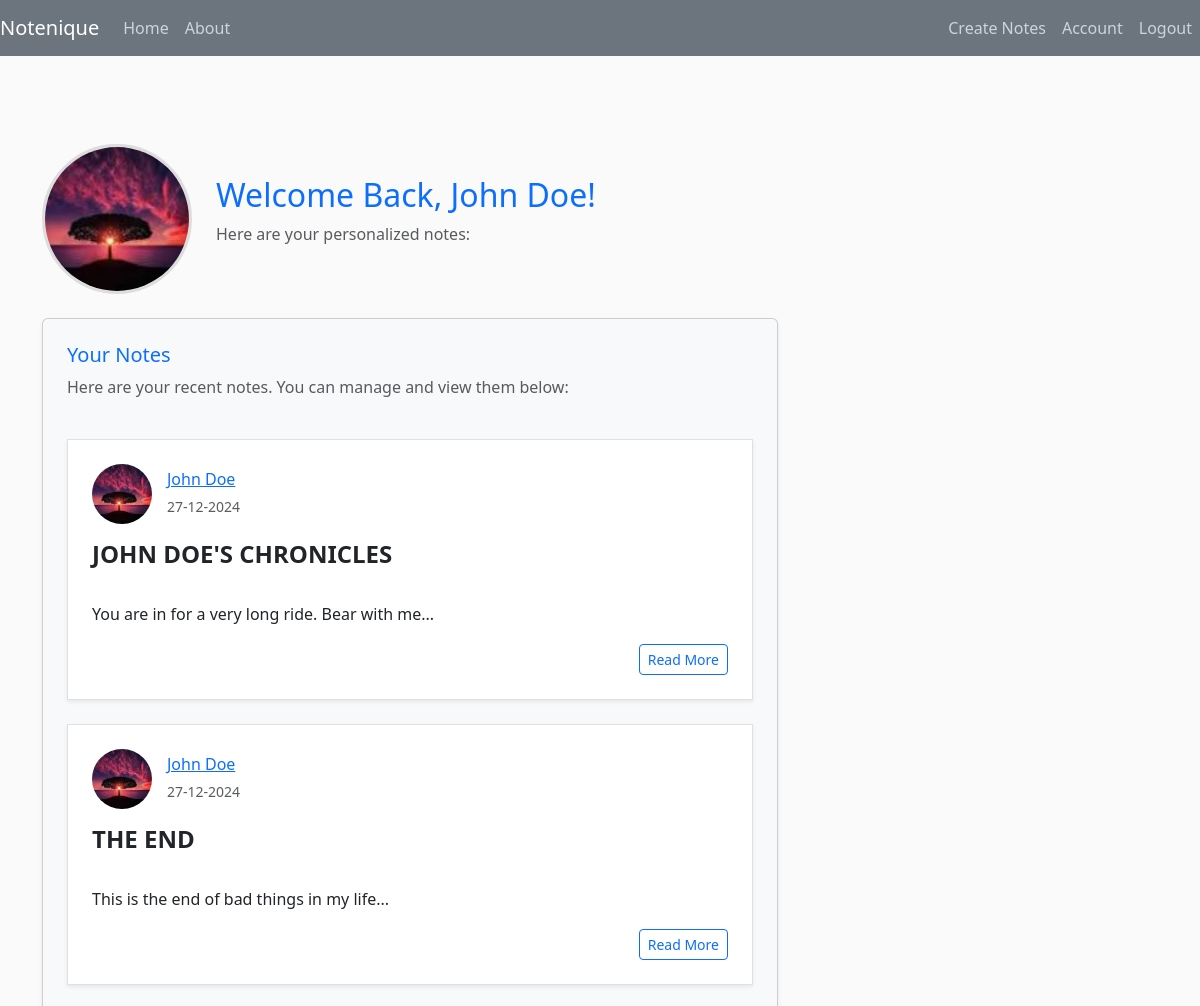
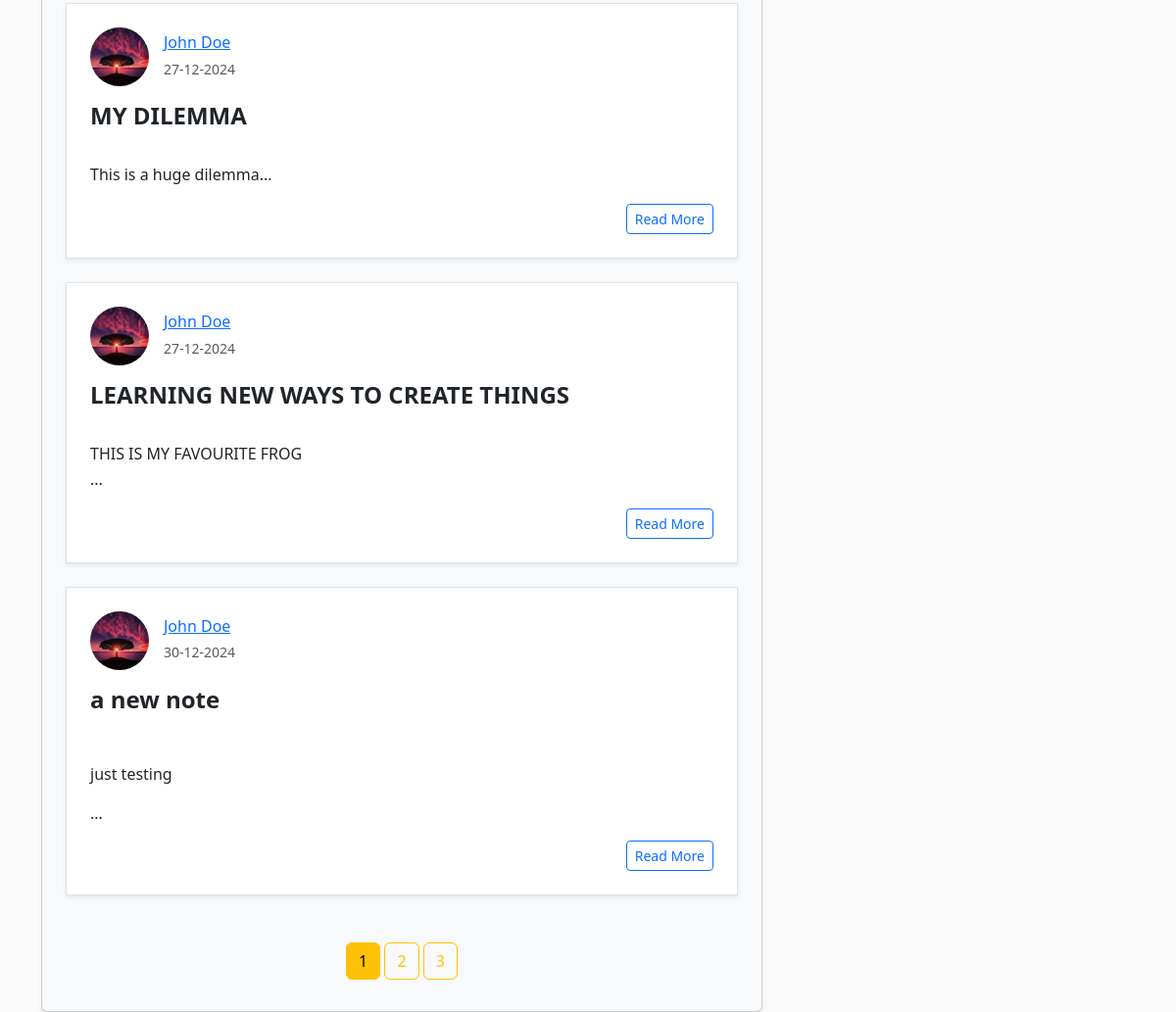
Page /home (signed in) on the earlier database version (2 pictures, top to bottom).
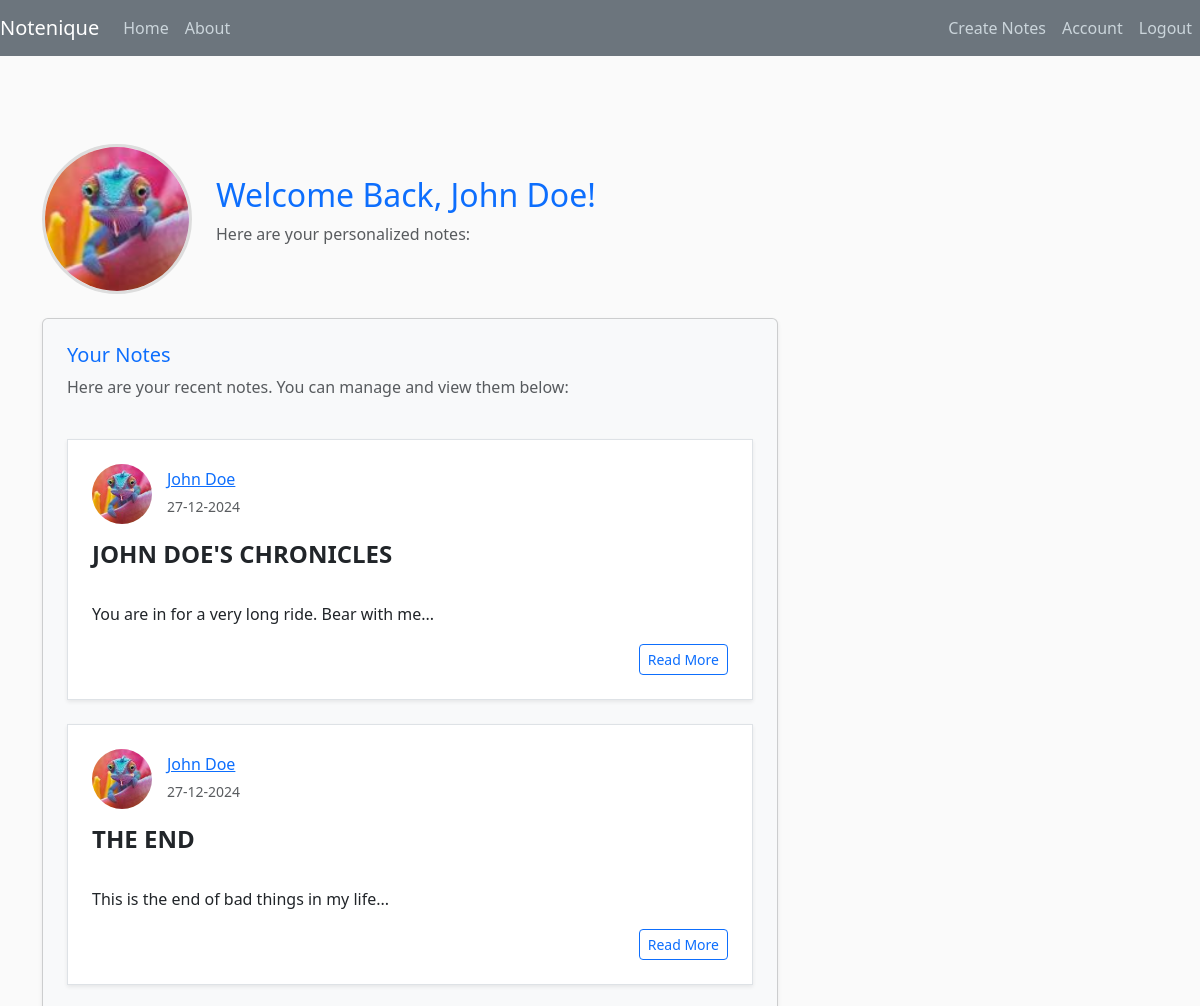
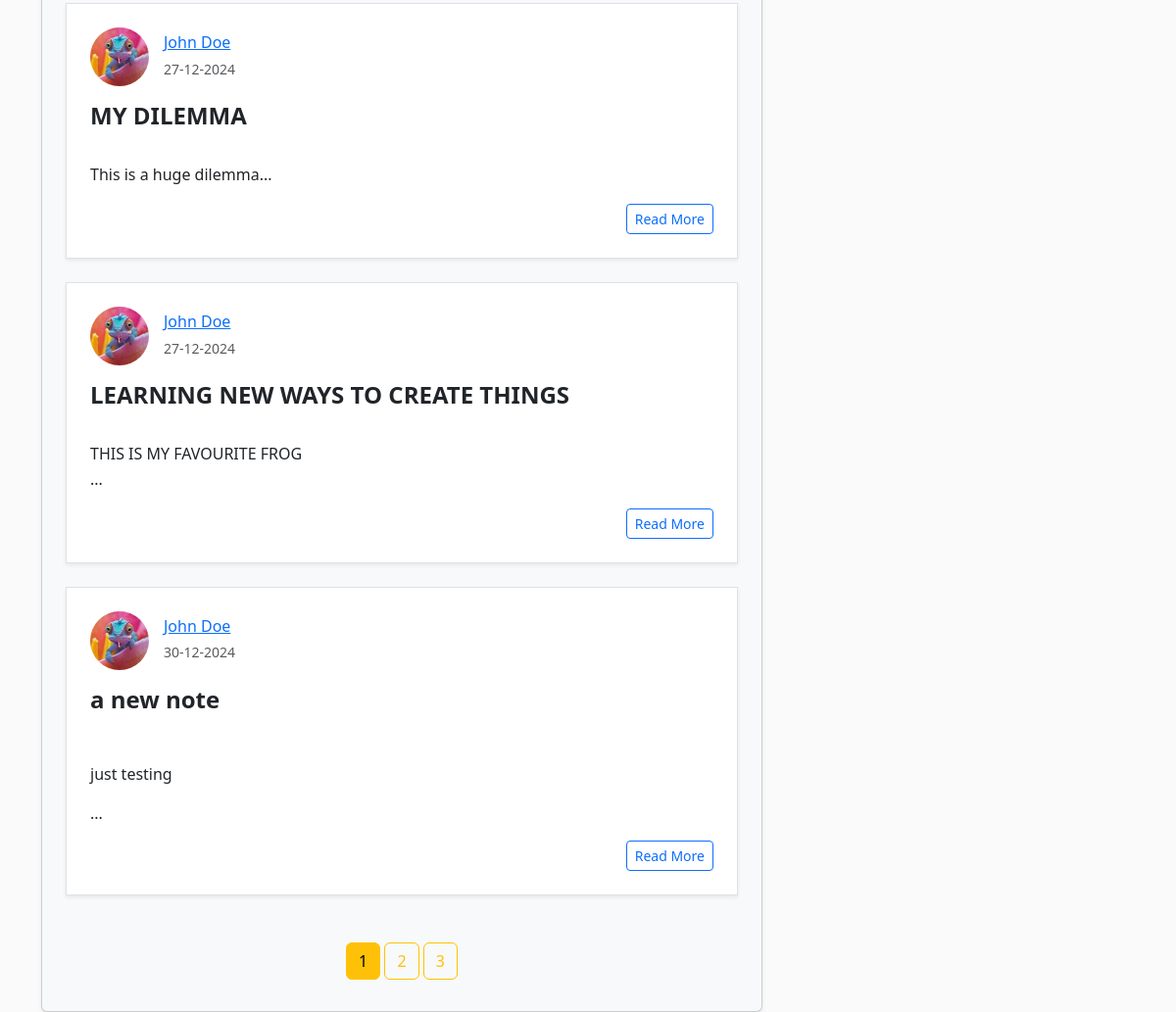
Same page on the later database version (2 pictures, top to bottom).
### notenique/models.py (models this page shows, shortened)
class User(db.Model, UserMixin):
  id = db.Column(db.Integer, primary_key=True)
  username = db.Column(db.String(20), unique=True, nullable=False)
  email = db.Column(db.String(20), unique=True, nullable=False)
  image_file = db.Column(db.String(20), nullable=False, default='default.jpg')
  password = db.Column(db.String(70), nullable=False)
  notes = db.relationship('Note', backref='author', lazy=True)

class Note(db.Model):
  id = db.Column(db.Integer, primary_key=True)
  title = db.Column(db.String(100), nullable=False)
  date_posted = db.Column(db.DateTime, nullable=False, default=datetime.now(timezone.utc))
  content = db.Column(db.Text, nullable=False, )
  user_id = db.Column(db.Integer, db.ForeignKey('user.id'), nullable=False)

### notenique/main/routes.py (the view)
@main.route("/")
@main.route('/home', methods=['GET'])
def home():
    page = request.args.get('page', 1, type=int)  # Get the current page number from the request
    per_page = 5
    if current_user.is_authenticated:
        notes = Note.query.filter_by(author=current_user).paginate(page=page, per_page=per_page, error_out=False)
    else:
        notes = Note.query.paginate(page=page, per_page=5)
    return render_template('home.html', notes=notes)

### notenique/models.py (called while the page is built)
@login_manager.user_loader
def load_user(user_id):
  return User.query.get(int(user_id))

### notenique/templates/home.html (shortened to what this page needs)
{% extends "layout.html" %}
{% block content %}
    {% if current_user.is_authenticated %}
        <div class="d-flex align-items-center mt-5 mb-4">
            <div class="me-4">
                <img src="{{ url_for('static', filename='photo/' + current_user.image_file) }}" class="rounded-circle" alt="Profile Picture" style="width: 150px; height: 150px; object-fit: cover; border: 3px solid #ddd;">
            </div>
            <div>
                <h2 class="text-primary">Welcome Back, {{ current_user.username }}!</h2>
                <p class="text-muted">Here are your personalized notes:</p>
            </div>
        </div>
        <div class="card p-4 mt-4 shadow-sm rounded-lg" style="background-color: #f8f9fa;">
            <h5 class="card-title text-primary">Your Notes</h5>
            <p class="text-muted">Here are your recent notes. You can manage and view them below:</p>
            {% if notes.items|length == 0 %}
                <p class="text-muted">You currently have no notes. Start creating some!</p>
            {% else %}
                <div class="mt-4">
                    {% for note in notes.items %}
                        {% if note.author and note.author.id == current_user.id %}
                            <article class="mb-4 p-4 border rounded-lg shadow-sm bg-white">
                                <div class="d-flex align-items-center mb-3">
                                    <img class="rounded-circle" src="{{ url_for('static', filename='photo/' + note.author.image_file) }}" alt="profile photo" style="width: 60px; height: 60px; object-fit: cover; margin-right: 15px;">
                                    <div>
                                        <h6 class="mb-1"><a href="#" class="text-primary">{{ note.author.username }}</a></h6>
                                        <small class="text-muted">{{ note.date_posted.strftime('%d-%m-%Y') }}</small>
                                    </div>
                                </div>
                                <h4 class="article-title text-dark" style="font-weight: bold;">
                                    {{ note.title }}
                                </h4>
                                <p class="article-content text-dark" style="line-height: 1.6;">
                                    {{ note.content[:200] | safe }}...
                                </p>
                                <div class="d-flex justify-content-end">
                                    <a href="{{ url_for('notes.note', note_id=note.id) }}" class="btn btn-outline-primary btn-sm">Read More</a>
                                </div>
                            </article>
                        {% endif %}
                    {% endfor %}
                </div>
            {% endif %}
            {% if notes.pages > 1 %}
                <div class="text-center mt-4">
                    {% for page_num in notes.iter_pages(left_edge=1, right_edge=1, left_current=1, right_current=2) %}
                        {% if page_num %}
                            {% if notes.page == page_num %}
                                <a class="btn btn-warning mb-2" href="{{ url_for('main.home', page=page_num) }}">{{ page_num }}</a>
                            {% else %}
                                {% if notes.items %}
                                    <a class="btn btn-outline-warning mb-2" href="{{ url_for('main.home', page=page_num) }}">{{ page_num }}</a>
                                {% endif %}
                            {% endif %}
                        {% else %}
                            <span>.....</span>
                        {% endif %}
                    {% endfor %}
                </div>
            {% endif %}
        </div>
    {% endif %}
{% endblock content %}

### notenique/templates/layout.html (shortened to what this page needs)
<!DOCTYPE html>
<html>
<head>
    <link href="https://cdn.jsdelivr.net/npm/bootstrap@5.3.3/dist/css/bootstrap.min.css" rel="stylesheet">
    <link rel="stylesheet" type="text/css" href="{{ url_for('static', filename='main.css') }}">
</head>
<body>
    <header class="site-header">
      <nav class="navbar navbar-expand-md navbar-dark bg-secondary fixed-top">
        <a class="navbar-brand"  href="/">Notenique</a>
        <div class="collapse navbar-collapse justify-content-between" id="navbarSupportedContent">
          <ul class="navbar-nav me-auto">
              <li class="nav-item active">
                  <a class="nav-item nav-link" href="{{ url_for('main.home') }}">Home</a>
              </li>
              <li class="nav-item">
                  <a class="nav-item nav-link" href="{{ url_for('main.about') }}">About</a>
              </li>
          </ul>
          <ul class="navbar-nav">
              {% if current_user.is_authenticated %}
              <li class="nav-item active">
                <a class="nav-item nav-link" href="{{ url_for('notes.new_note') }}">Create Notes</a>
              </li>
                <li class="nav-item active">
              <li class="nav-item active">
                <a class="nav-item nav-link" href="{{ url_for('users.account') }}">Account</a>
              </li>
                <li class="nav-item active">
                <a class="nav-item nav-link" href="{{ url_for('users.logout') }}">Logout</a>
                </li>
            {% endif %}
            </ul>
          </div>
      </nav>
    </header>
    <main role="main" class="container">
      <div class="row">
        <div class="col-md-8">
          {% block content %}{% endblock %}
        </div>
      </div>
    </main>
  </body>
</html>

### notenique/static/main.css (style rules this page uses)
* { padding: 0; margin: 0; box-sizing: border-box; }
body { background: #fafafa; color: #333333; margin-top: 6rem; }
h1, h2, h3, h4, h5, h6 { color: #444444; }
.site-header .navbar-nav .nav-link { color: #cbd5db; }
.article-title { color: #444444; }
.article-content { white-space: pre-line; }

Differences in the rows shown:
changed User "John Doe": image_file: a different picture
changed through a linked row, Note "JOHN DOE'S CHRONICLES": image_file: a different picture
changed through a linked row, Note "THE END": image_file: a different picture
changed through a linked row, Note "MY DILEMMA": image_file: a different picture
changed through a linked row, Note "LEARNING NEW WAYS TO CREATE THINGS": image_file: a different picture
changed through a linked row, Note "a new note": image_file: a different picture
